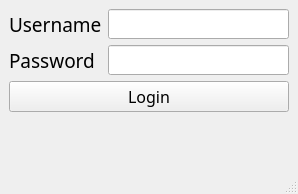
<?xml version="1.0" encoding="UTF-8"?>
<ui version="4.0">
 <class>MainWindow</class>
 <widget class="QMainWindow" name="MainWindow">
  <property name="geometry">
   <rect>
    <x>0</x>
    <y>0</y>
    <width>298</width>
    <height>194</height>
   </rect>
  </property>
  <property name="windowTitle">
   <string>Login</string>
  </property>
  <widget class="QWidget" name="centralwidget">
   <layout class="QFormLayout" name="formLayout">
    <item row="1" column="1">
     <widget class="QLineEdit" name="lineEdit_2">
      <property name="minimumSize">
       <size>
        <width>0</width>
        <height>30</height>
       </size>
      </property>
     </widget>
    </item>
    <item row="4" column="0">
     <widget class="QLabel" name="label">
      <property name="font">
       <font>
        <family>Segoe UI Semilight</family>
        <pointsize>14</pointsize>
       </font>
      </property>
      <property name="text">
       <string>Password</string>
      </property>
     </widget>
    </item>
    <item row="1" column="0">
     <widget class="QLabel" name="label_2">
      <property name="font">
       <font>
        <family>Segoe UI Semilight</family>
        <pointsize>14</pointsize>
       </font>
      </property>
      <property name="text">
       <string>Username</string>
      </property>
     </widget>
    </item>
    <item row="4" column="1">
     <widget class="QLineEdit" name="lineEdit">
      <property name="minimumSize">
       <size>
        <width>0</width>
        <height>30</height>
       </size>
      </property>
     </widget>
    </item>
    <item row="6" column="0" colspan="2">
     <widget class="QPushButton" name="pushButton">
      <property name="font">
       <font>
        <family>Segoe UI Semilight</family>
        <pointsize>12</pointsize>
       </font>
      </property>
      <property name="text">
       <string>Login</string>
      </property>
     </widget>
    </item>
   </layout>
  </widget>
  <widget class="QMenuBar" name="menubar">
   <property name="geometry">
    <rect>
     <x>0</x>
     <y>0</y>
     <width>298</width>
     <height>23</height>
    </rect>
   </property>
  </widget>
  <widget class="QStatusBar" name="statusbar"/>
 </widget>
 <resources/>
 <connections/>
</ui>
